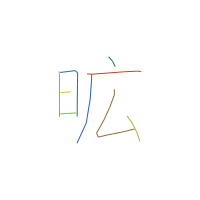

The Python source for this figure:
import numpy as np
import tensorflow as tf

import time
import os
import cPickle
import argparse

from utils import *
from model import Model
import random

import svgwrite
from IPython.display import SVG, display

# main code (not in a main function since I want to run this script in IPython as well).
def in_ipython():
  try:
    __IPYTHON__
  except NameError:
    return False
  else:
    return True


parser = argparse.ArgumentParser()
parser.add_argument('--filename', type=str, default='output',
                   help='filename of .svg file to output, without .svg')
parser.add_argument('--sample_length', type=int, default=1200,
                   help='number of strokes to sample')
parser.add_argument('--picture_size', type=float, default=160,
                   help='a centered svg will be generated of this size')
parser.add_argument('--scale_factor', type=float, default=1,
                   help='factor to scale down by for svg output.  smaller means bigger output')
parser.add_argument('--num_picture', type=int, default=20,
                   help='number of pictures to generate')
parser.add_argument('--num_col', type=int, default=5,
                   help='if num_picture > 1, how many pictures per row?')
parser.add_argument('--dataset_name', type=str, default="kanji",
                   help='name of directory containing training data')
parser.add_argument('--color_mode', type=int, default=1,
                   help='set to 0 if you are a black and white sort of person...')
parser.add_argument('--stroke_width', type=float, default=2.0,
                   help='thickness of pen lines')
parser.add_argument('--temperature', type=float, default=0.1,
                   help='sampling temperature')
sample_args = parser.parse_args()

color_mode = True
if sample_args.color_mode == 0:
  color_mode = False


with open(os.path.join('save', sample_args.dataset_name, 'config.pkl')) as f: # future
  saved_args = cPickle.load(f)

model = Model(saved_args, True)
sess = tf.InteractiveSession()
saver = tf.train.Saver(tf.all_variables())

ckpt = tf.train.get_checkpoint_state(os.path.join('save', sample_args.dataset_name))
print "loading model: ",ckpt.model_checkpoint_path

saver.restore(sess, ckpt.model_checkpoint_path)

def draw_sketch_array(strokes_array, svg_only = False):
  draw_stroke_color_array(strokes_array, factor=sample_args.scale_factor, maxcol = sample_args.num_col, svg_filename = sample_args.filename+'.svg', stroke_width = sample_args.stroke_width, block_size = sample_args.picture_size, svg_only = svg_only, color_mode = color_mode)

def sample_sketches(min_size_ratio = 0.0, max_size_ratio = 0.8, min_num_stroke = 4, max_num_stroke=22, svg_only = True):
  N = sample_args.num_picture
  frame_size = float(sample_args.picture_size)
  max_size = frame_size * max_size_ratio
  min_size = frame_size * min_size_ratio
  count = 0
  sketch_list = []
  param_list = []

  temp_mixture = sample_args.temperature
  temp_pen = sample_args.temperature

  while count < N:
    #print "attempting to generate picture #", count
    print '.',
    [strokes, params] = model.sample(sess, sample_args.sample_length, temp_mixture, temp_pen, stop_if_eoc = True)
    [sx, sy, num_stroke, num_char, _] = strokes.sum(0)
    if num_stroke < min_num_stroke or num_char == 0 or num_stroke > max_num_stroke:
      #print "num_stroke ", num_stroke, " num_char ", num_char
      continue
    [sx, sy, sizex, sizey] = calculate_start_point(strokes)
    if sizex > max_size or sizey > max_size:
      #print "sizex ", sizex, " sizey ", sizey
      continue
    if sizex < min_size or sizey < min_size:
      #print "sizex ", sizex, " sizey ", sizey
      continue
    # success
    print count+1,"/",N
    count += 1
    sketch_list.append(strokes)
    param_list.append(params)
  # draw the pics
  draw_sketch_array(sketch_list, svg_only = svg_only)
  return sketch_list, param_list

if __name__ == '__main__':
  ipython_mode = in_ipython()
  if ipython_mode:
    print "IPython detected"
  else:
    print "Console mode"
  [strokes, params] = sample_sketches(svg_only = not ipython_mode)
